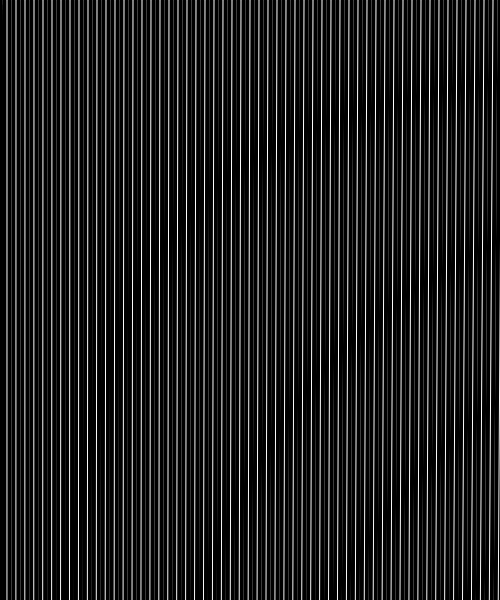
Frame 1 (no input)
Frame 60 (the mouse pressed at the canvas centre just before this capture): identical to frame 1, image omitted
Frame 120 (the mouse held since frame 60 and released just before this capture): identical to frame 1, image omitted

The Processing sketch that drew this single still picture (run headless with seeded random() and noise(); from frame 60 on, the mouse is pressed at the canvas centre):

// Processing sketch: processing_129366
// ── processing_129366.pde

void setup(){
  size(500,600);
}
void draw(){
  background(255);
float x=0;
while(x<900){
  strokeWeight(4);
  line(x,0,0,80000);
  x=x+4.5;
//4.5
}
float y=0;
while(y<500){
  stroke(0);
  strokeWeight(4);
  line(0,y,0,80000);
  y=y+5;
}

}
